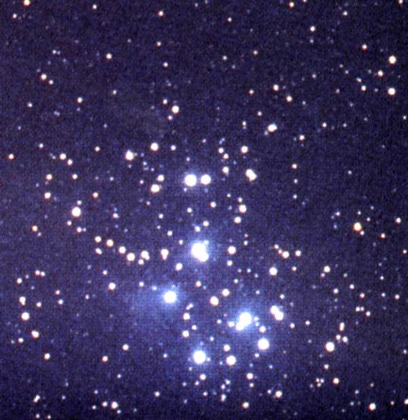
%> input picture Etoiles.png, 408 x 420 px, shrunk from 600 x 618 before the run
$ octave Q12.m   (GNU Octave 9; MATLAB toolbox functions it lacks are replaced by stand-ins)
%> lines starting %> are read from the running program, lines starting %| are printed output that depends on the picture; in (x1, y1, x2, y2) boxes, pixels count from 0 and x2, y2 are one past the last pixel; in counts of white or black regions, pixels touching at a corner belong together; the program's own positions count from 1
### Code partie 1/ad_hoc_filter.m
function [im_out] = ad_hoc_filter(im_in, level)
s = size(im_in);
n = s(1);
m = s(2);

im_out = zeros(n, m);

for i = 1:n
    for j = 1:m
        if (im_in(i, j) > level)
            im_out(i, j) = 255;
        end
    end
end
end

### Code partie 1/Q12.m
%% load image
image_stars = rgb2gray(imread("Etoiles.png"));
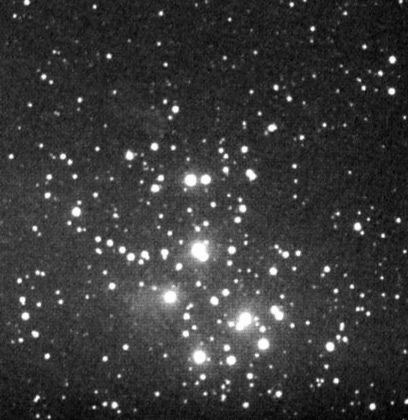
%> image_stars: size 420x408 uint8; min 2, max 255, mean 57.1

%% apply the filters
im_int_1 = wiener2(image_stars, [20 20]); %% reduces the noise very well
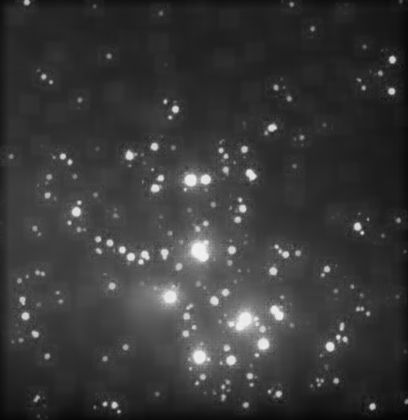
%> im_int_1: size 420x408 uint8; min 4, max 241, mean 56.8

h_2 = fspecial('disk', 15); %% spreads the stars, so that small stars disappear
im_int_2 = imfilter(im_int_1, h_2);
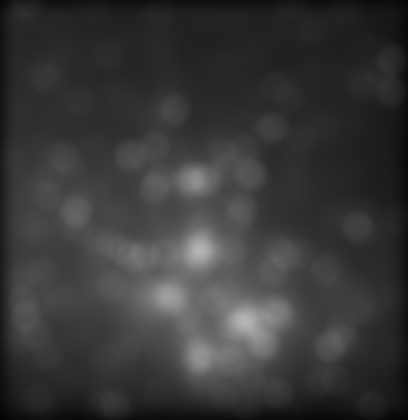
%> im_int_2: size 420x408 uint8; min 3, max 182, mean 56

im_q12 = ad_hoc_filter(im_int_2, 170);
%> after the loop in ad_hoc_filter, `for i = 1:n`:
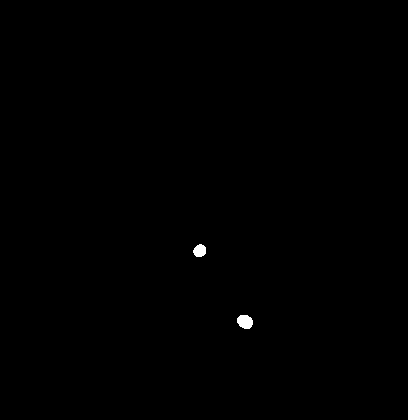
%> im_out: size 420x408 double; 0.18% white; 2 white regions, box (x1, y1, x2, y2) and area: (237, 315, 253, 329) 178, (193, 244, 206, 257) 131

%% display the images
figure(1);
subplot(1, 2, 1);
imshow(image_stars);
subplot(1, 2, 2);
imshow(im_q12);

$ run again, with SpainBeach.jpg saved as Etoiles.png
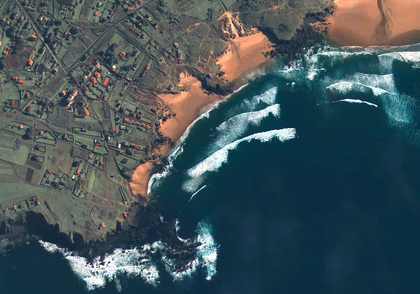
%> input picture SpainBeach.jpg, 420 x 294 px, shrunk from 1250 x 876 before the run
%> `im_int_1 = wiener2(image_stars, [20 20]);`:
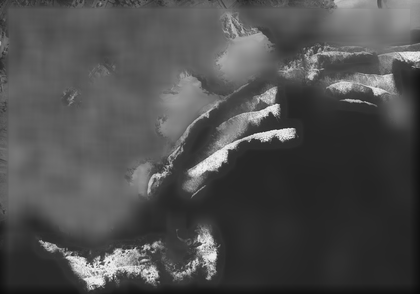
%> im_int_1: size 294x420 uint8; min 9, max 239, mean 78.6
%> `im_int_2 = imfilter(im_int_1, h_2);`:
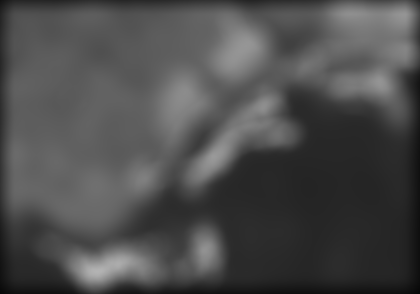
%> im_int_2: size 294x420 uint8; min 6, max 179, mean 76.3
